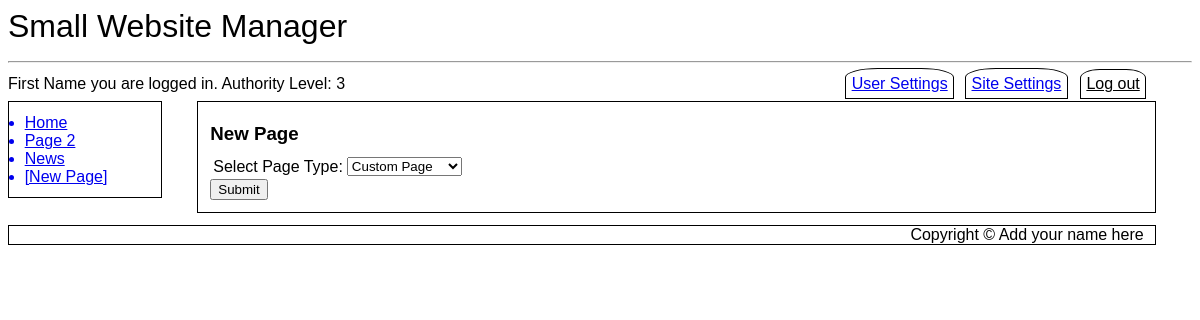
Page /newpage.php (signed in) on the committed database.
### tables this page shows
CREATE TABLE `SubMenus` (
  `MenuID` int(11) NOT NULL,
  `LinkID` int(11) NOT NULL,
  `Page_ID` int(11) NOT NULL DEFAULT 0,
  `Menu_Entry` varchar(50) NOT NULL,
  `Title` varchar(500) NOT NULL,
  `Active` tinyint(1) NOT NULL DEFAULT 1
);

CREATE TABLE `SubMenus_Modules` (
  `SubMenu_Order` int(11) NOT NULL,
  `Module_ID` int(11) NOT NULL
);

CREATE TABLE `SubMenusData` (
  `Type` varchar(500) NOT NULL,
  `Default Menu Title` varchar(20) NOT NULL,
  `LinkData` text NOT NULL,
  `GetData` tinyint(1) NOT NULL,
  `Module_ID` int(11) NOT NULL
);

### newpage.php (the view, shortened to what this page needs)
<?php
include ("db_connect.inc");
if ($_SERVER["REQUEST_METHOD"] == "POST" AND $_POST['submitCode']=="New_Page") {
	$newPageType=$_POST['newpagetype'];
	if ($newPageType == "Custom Page") {
		$location = "Location: custompage.php";
		header($location);
		die();
	} else {
		$query = "SELECT `Type`, `Default Menu Title`, `LinkData`, `GetData` FROM `SubMenusData` WHERE `Type`='$newPageType'";
		$result = mysqli_query($cxn,$query) or die ("Couldn't execute query.");
		$row1 = mysqli_fetch_assoc($result);
		$linkData = $row1['LinkData'];
		$defaultMenuTitle = $row1['Default Menu Title'];
		$findMaxLinkID = "SELECT MAX(LinkID) AS `LargestID` FROM `SubMenus` WHERE `MenuID`=1";
		$result = mysqli_query($cxn,$findMaxLinkID);
		$row2 = mysqli_fetch_assoc($result);
		$newID = $row2['LargestID'] + 1;
		$newMenuItem = "INSERT INTO `SubMenus`(`MenuID`, `LinkID`, `Menu_Entry`, `Title`) VALUES ('1','$newID','$defaultMenuTitle','$linkData')";
		mysqli_query($cxn,$newMenuItem) or die ("Couldn't execute query.");
		$location = "Location: ".$linkData;
		header($location);
		die();
	}
} else {
include ("header.inc");
include ("navbar.inc");
echo "<article id='main'>\r\n";
if ( isset($_SESSION['first_name']) AND isset($_SESSION['user_name']) AND $_SESSION['auth_lev']==3 ) {
	echo	"<h3>New Page</h3>\r\n
	<form action='".htmlentities($_SERVER['PHP_SELF'])."' method=\"post\">\r\n
	<table>\r\n
	<tr><td><label>Select Page Type: </label></td>
	<td><select name=\"newpagetype\" id=\"newpagetype\">";
	$query = "SELECT `Type`, `LinkData`, `GetData` FROM `SubMenusData`";
	$result = mysqli_query($cxn,$query) or die ("Couldn't execute query.");
	while($row = mysqli_fetch_assoc($result))
	{
		echo "<option value=\"{$row['Type']}\">{$row['Type']}</option>\r\n";
	}
	echo "</select></td></tr>\r\n
	</table>\r\n
	<input type=\"hidden\" id=\"submitCode\" name=\"submitCode\" value=\"New_Page\">\r\n
	<input type=\"submit\" name=\"Button\" value=\"Submit\" />\r\n
	</form>";
} else {
	echo "Restricted Area. You need administrative priviledges to access this page.";
}
echo "</article>\r\n";
include ("footer.inc");
}
?>

### navbar.inc
<nav id="vnav1">
<?php
$query = "SELECT Menu_Entry, Title FROM SubMenus WHERE MenuID='1' AND Active=1 ORDER BY LinkID ASC LIMIT 10";
$result = mysqli_query($cxn,$query) or die ("Couldn't execute query.");
while($row = mysqli_fetch_assoc($result))
{
	$menuEntry = $row['Menu_Entry'];
	$pageTitle = $row['Title'];
	$pageTitle = preg_replace('/ /', '_', $pageTitle);
	echo "<a href='$pageTitle'>$menuEntry</a>\r\n";
}
$query2 = "SELECT `Default Menu Title`, `LinkData`, `Module_ID` FROM SubMenus_Modules INNER JOIN SubMenusData USING (Module_ID)";
$result2 = mysqli_query($cxn, $query2) or die ("Couldn't execute query.");
while($row2 = mysqli_fetch_assoc($result2))
{
	$menuEntry2 = $row2['Default Menu Title'];
	$pageTitle2 = $row2['LinkData'];
	$pageTitle2 = preg_replace('/ /', '_', $pageTitle2);
	echo "<a href='$pageTitle2'>$menuEntry2</a>\r\n";
}
if (isset($_SESSION['auth_lev'])){
	if ($_SESSION['auth_lev'] == 3 AND isset($_SESSION['first_name']) AND isset($_SESSION['user_name']) ) {
		echo "<a class='newpage' href='newpage.php'>[New Page]</a>\r\n";
	}
}
?>
</nav>

### desktop.css (style rules this page uses)
* { font-family: Arial, sans-serif; box-sizing: border-box; }
h1, h2, h3 { padding: 0%; margin-top: 1%; margin-bottom: 1%; }
article#main { margin-left:16%; width: 81%; float:none; border: 1px solid black; padding: 1%; }
nav#vnav1 { width:13%; float:left; border: 1px solid black; padding: 1%; clear: both; margin-top: 0%; }
nav#vnav1 a { display: list-item; list-style-type: disc; margin-left: 3%; }

### rows in the picture
submenus: Menu_Entry "Home"
submenus: Menu_Entry "Page 2"
submenus_modules: submenusdata.Default Menu Title "News"

### other values in the picture
$websiteName "Small Website Manager"
$_SESSION['first_name'] "First Name"
$_SESSION['auth_lev'] "3"
form field newpagetype "Custom Page"
